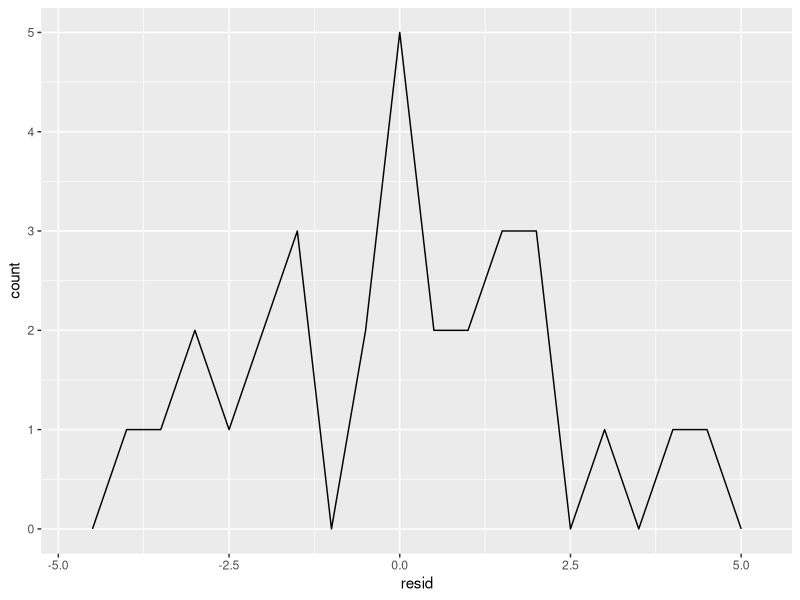
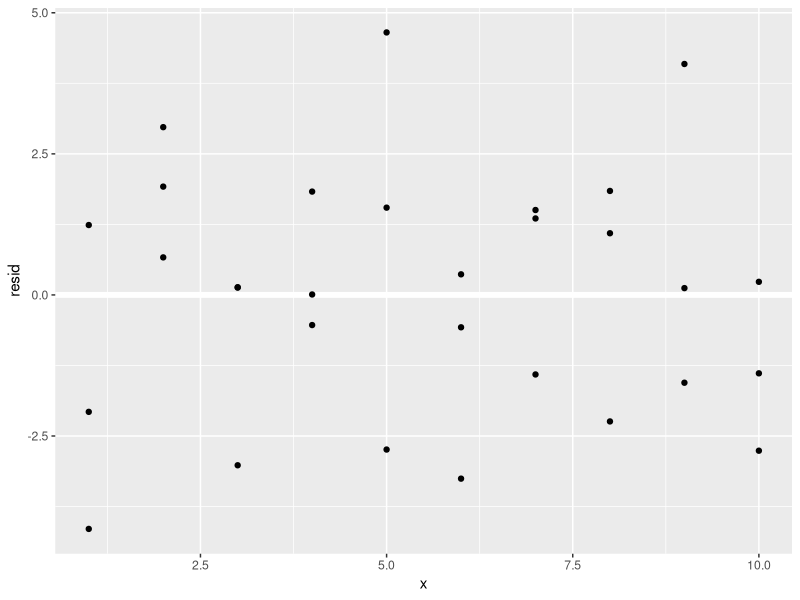

Generate these figures, in order, with R:
library(tidyverse)
library(modelr)
options(na.action = na.warn)

sim1_mod <- lm(y ~ x, data = sim1)
sim1 <- sim1 %>% 
  add_residuals(sim1_mod)
sim1

ggplot(sim1, aes(resid)) + 
  geom_freqpoly(binwidth = 0.5)

ggplot(sim1, aes(x, resid)) + 
  geom_ref_line(h = 0) +
  geom_point() 
